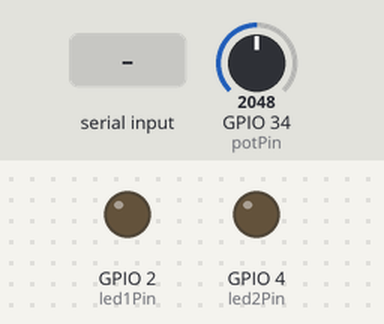
A sketch run on a simulated ESP32. Parts: output pins drawn as LEDs (lit = HIGH). The test bench sets the inputs (shaded band); at power-on: GPIO 34 (potPin) = 2048. Nothing arrives over Bluetooth unless stated; what the sketch prints to the serial monitor is not drawn.

Above: at 1.2 s.
1.3 s: "1" received over the second serial link
At 2.5 s:
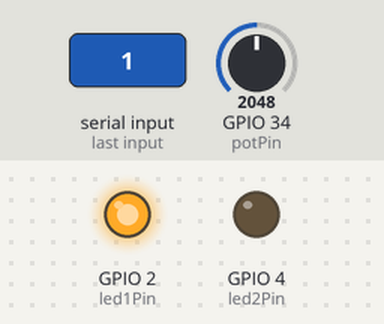
2.8 s: "2" received over the second serial link
At 3.7 s:
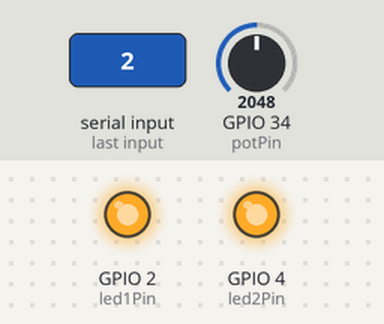
4.3 s: "3" received over the second serial link
At 5.0 s:
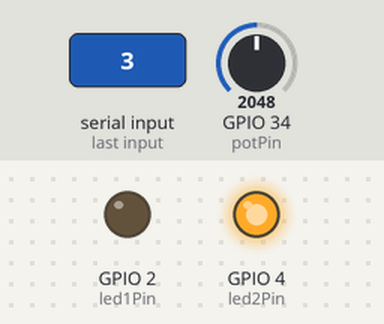
5.8 s: "4" received over the second serial link
At 7.1 s:
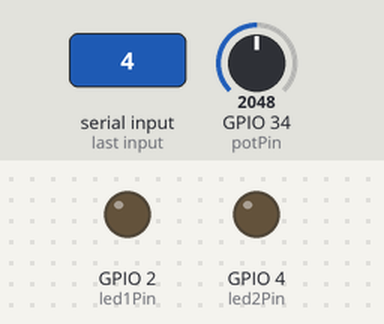
Timing chart, 0 to 8.3 s (numbered marks = the images above; inputs shaded):
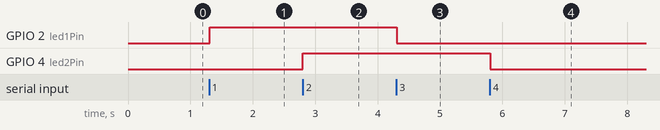

Measured:
- after the input at 1.3 s, GPIO 2 (led1Pin): LOW → HIGH at once
- after the input at 2.8 s, GPIO 4 (led2Pin): LOW → HIGH at once
- after the input at 4.3 s, GPIO 2 (led1Pin): HIGH → LOW at once
- after the input at 5.8 s, GPIO 4 (led2Pin): HIGH → LOW at once

The sketch:

Gabs_Arduino_Kod_Final.ino
```cpp
#include <BluetoothSerial.h>

BluetoothSerial SerialBT;

const int potPin = 34;
const int led1Pin = 2;
const int led2Pin = 4;

int potValue = 0;


void setup() {
  pinMode(led1Pin, OUTPUT);
  pinMode(led2Pin, OUTPUT);
  SerialBT.begin("ESP32 Matanovic");
  Serial.begin(9600);
  Serial.print("BT Start");
}

void loop() {

    int noviPotValue = analogRead(potPin);
    if (abs(noviPotValue - potValue) > 3) {
      potValue = noviPotValue;
      SerialBT.print(4095 - potValue);
      SerialBT.write(0);
    }


  if (SerialBT.available()) {
    char command = SerialBT.read();
    switch (command) {
      case '1':
        digitalWrite(led1Pin, HIGH);
        break;
      case '2':
        digitalWrite(led2Pin, HIGH);
        break;
      case '3':
        digitalWrite(led1Pin, LOW);
        break;
      case '4':
        digitalWrite(led2Pin, LOW);
        break;
      default:
        Serial.print("Error, krivi input");
        break;
    }
  }
  delay(10);
}
```
